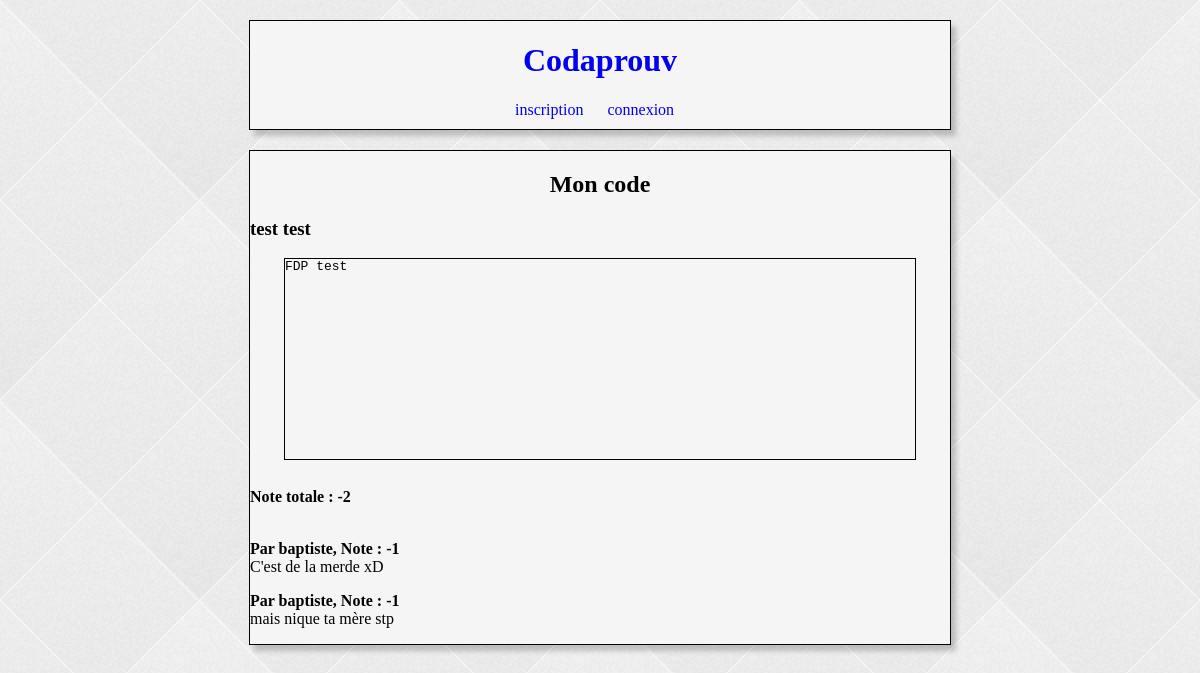
/moncode/codillon/2/, run on the app's committed database.
### codaprouv/models.py (models this page shows)
class Codillon (models.Model):
    createur = models.ForeignKey(User, on_delete=models.CASCADE)
    donnees = models.CharField(max_length=500)
    date_publi = models.DateField()
    nom = models.CharField(max_length=30)

class Avis (models.Model):
    codillon = models.ForeignKey('Codillon', on_delete=models.CASCADE)
    auteur = models.ForeignKey(User, on_delete=models.CASCADE)
    avis = models.IntegerField()
    commentaire = models.CharField(max_length=200)

### codaprouv/views.py (the view)
# urls.py: url(r'^moncode/codillon/(?P<id>[0-9]+)/$', views.codillon, name='codillon'),
def codillon(request, id):
    codillon = get_object_or_404(Codillon, pk=id)
    liste_avis = Avis.objects.all().filter(codillon_id=id)
    note_totale = liste_avis.aggregate(Sum('avis'))['avis__sum']
    contexte = {
        'liste_avis': liste_avis,
        'codillon': codillon,
        'note_totale': note_totale,
    }
    return render(request, 'codillon.html', contexte);

### templates/codillon.html
{% include "debut.html" %}
{% include "header.html" %}
<div id="bod">
  <h2>Mon code</h2>
  <h3>
    {{ codillon.nom }}
  </h3>
  <pre>{{ codillon.donnees }}</pre> <br/>
  <b>Note totale : {{ note_totale }}</b><br/>
  <br/>
  {% for avis in liste_avis %}
  <p> <b>Par {{ avis.auteur }}, Note : {{ avis.avis }} </b><br/>
    {{ avis.commentaire }}
  <p>
  {% endfor %}
</div>
{% include "fin.html" %}

### static/style.css (style rules this page uses)
#bod, header { width: 700px; border-style: solid; margin-top: 20px; border-width: 1px; margin-left: auto; margin-right: auto; background-color: WhiteSmoke; box-shadow: 5px 6px 5px rgba(0,0,0,0.2); }
pre { margin-top: 10px; margin-bottom: 10px; margin-left: auto; margin-right: auto; display: block; min-height: 200px; width: 90%; border-style: solid; border-width: 1px; }
h2, .alignText { text-align: center; display: inherit; }

### data on the page
Codillon: nom "test test", donnees "FDP test"
Avis: auteur "baptiste", avis "-1", commentaire "C'est de la merde xD"
Avis: auteur "baptiste", avis "-1", commentaire "mais nique ta mère stp"

### other printed values
{{ note_totale }} "-2"
